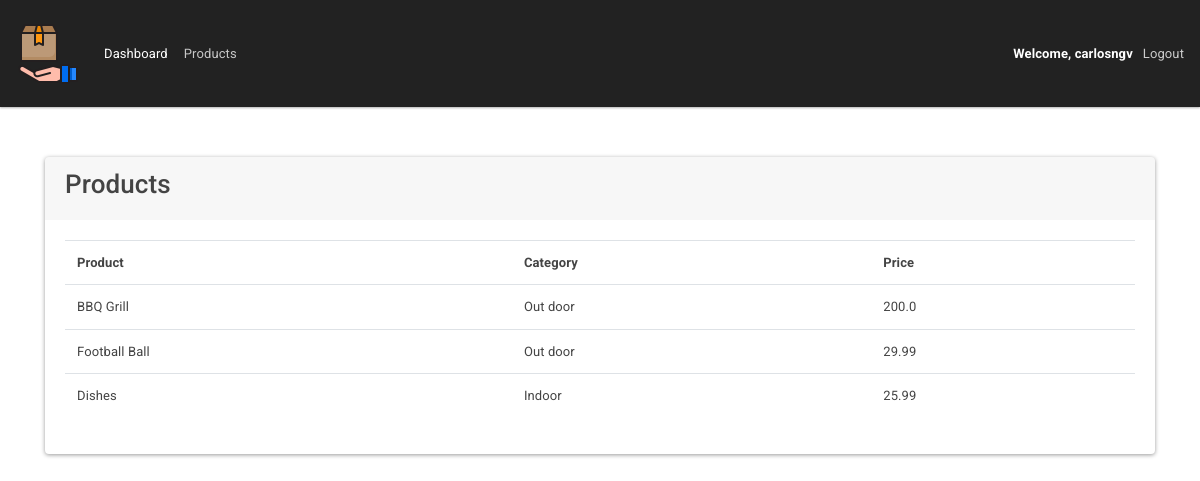
/products (signed in), run on the app's committed database.
### accounts/models.py (models this page shows, shortened)
class Product(models.Model):
    CATEGORY = (
        ('Indoor', 'Indoor'),
        ('Out door', 'Out door')
    )
    name = models.CharField(max_length=100, null=True)
    price = models.FloatField(null=True, default=0.0)
    category = models.CharField(max_length=200, null=True, choices=CATEGORY)
    description = models.CharField(max_length=255, null=True, blank=True)
    date_created = models.DateTimeField(auto_now_add=True, null=True)
    tags = models.ManyToManyField(Tag)

### accounts/decorators.py (the view)
        def wrapper_func(request, *args, **kwargs):
            group = None
            if request.user.groups.exists():
                group = request.user.groups.all()[0].name
                print('GROUP', group)
                print('allowed_roles', allowed_roles)
            if group in allowed_roles:
                return view_func(request, *args, **kwargs)
            else:
                return HttpResponse('You are not authorized to view this page...')

### accounts/views.py (called while the page is built)
@login_required(login_url='login')
@allowed_users(allowed_roles=['admin'])
def products(request):
    products = Product.objects.all()
    context = {
        'products': products
    }
    return render(request, 'accounts/products.html', context)

### accounts/templates/accounts/products.html
{% extends 'accounts/main.html' %}
{% block content %}
<br>
<div class="container">
    <div class="row">
        <div class="col">
            <div class="card">
                <div class="card-header">
                    <h2>Products</h2>
                </div>
                <div class="card-body">
                    <table class="table">
                        <tr>
                            <th>Product</th>
                            <th>Category</th>
                            <th>Price</th>
                        </tr>
                        {% for i in products %}
                        <tr>
                            <td>{{ i.name }}</td>
                            <td>{{ i.category }}</td>
                            <td>{{ i.price }}</td>
                        </tr>
                        {% endfor %}
                    </table>
                </div>
            </div>
        </div>
    </div>
</div>
{% endblock %}

### accounts/templates/accounts/navbar.html (shortened to what this page needs)
{% load static %}
<nav class="navbar navbar-expand-lg navbar-dark bg-dark">
  <a class="navbar-brand" href="{% url 'home' %}">
    <img src="{% static '/images/package.png' %}" alt="">
  </a>
  <div class="collapse navbar-collapse" id="navbarNav">
    <ul class="navbar-nav">
      {% if request.user.is_staff %}
      <li class="nav-item active">
        <a class="nav-link" href="{% url 'home' %}">Dashboard</a>
      </li>
      <li class="nav-item">
        <a class="nav-link" href="{% url 'products' %}">Products</a>
      </li>
      {% else %}
      <li class="nav-item">
        <a class="nav-link" href="{% url 'account' %}">Account</a>
      </li>
      {% endif %}
    </ul>
  </div>
  <span id="welcome-msg">Welcome, {{ request.user }}</span>
  <span><a href="{% url 'logout' %}" id="logout">Logout</a></span>
</nav>

### static/css/main.css (style rules this page uses)
.container { margin: 30px auto; }
#welcome-msg { margin-right: 10px; font-weight: 700; color: white; }
#logout { color: #ccc; text-decoration: none; }

### data on the page
Product: name "BBQ Grill", category "Out door", price "200.0"
Product: name "Football Ball", category "Out door", price "29.99"
Product: name "Dishes", category "Indoor", price "25.99"

### other printed values
{{ request.user }} "carlosngv"
